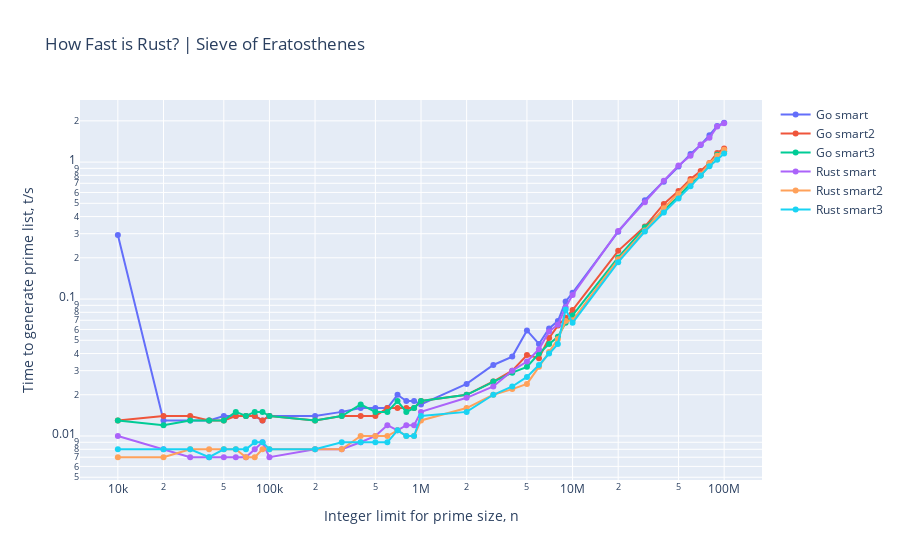

Notebook code cell kept with this figure:
### Code cell
# Now for a log-scale
fig.update_layout(xaxis_type='log', yaxis_type='log')
fig.show()
